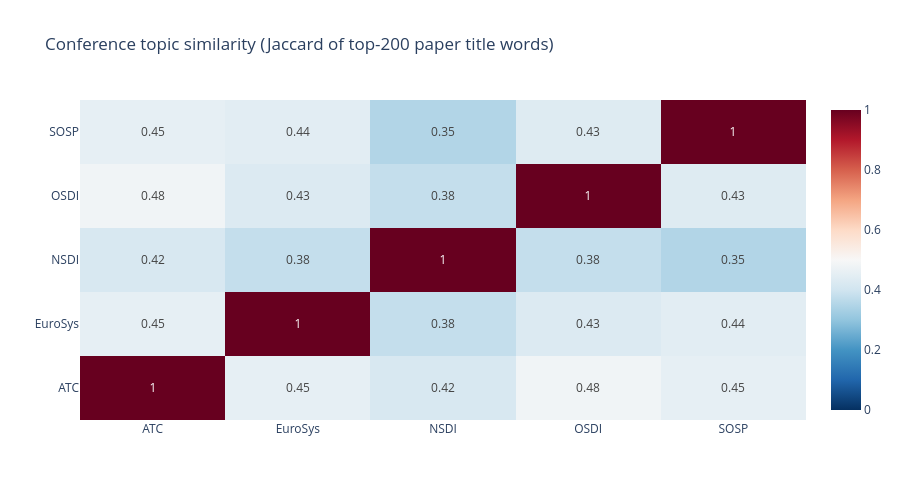

Notebook code for this chart:
### Markdown cell above
## 5 · Conference topic-overlap

### Code cell
sim = conference_similarity(editions)
confs = sim.index.tolist()

fig = go.Figure(go.Heatmap(
    z=sim.values,
    x=confs,
    y=confs,
    colorscale="RdBu",
    reversescale=True,
    zmin=0, zmax=1,
    text=np.round(sim.values, 2),
    texttemplate="%{text}",
    hovertemplate="%{y} vs %{x}: %{z:.3f}<extra></extra>",
))
fig.update_layout(
    title="Conference topic similarity (Jaccard of top-200 paper title words)",
    height=500,
)
fig.show()

### Figure 1 — Plotly figure (JSON) as saved in the notebook; plotly's stock layout.template omitted (floating-point values rounded to 4 significant figures)
{"data": [{"colorscale": [[0, "rgb(103,0,31)"], [0.1, "rgb(178,24,43)"], [0.2, "rgb(214,96,77)"], [0.3, "rgb(244,165,130)"], [0.4, "rgb(253,219,199)"], [0.5, "rgb(247,247,247)"], [0.6, "rgb(209,229,240)"], [0.7, "rgb(146,197,222)"], [0.8, "rgb(67,147,195)"], [0.9, "rgb(33,102,172)"], [1, "rgb(5,48,97)"]], "hovertemplate": "%{y} vs %{x}: %{z:.3f}<extra></extra>", "reversescale": true, "text": [[1.0, 0.45, 0.42, 0.48, 0.45], [0.45, 1.0, 0.38, 0.43, 0.44], [0.42, 0.38, 1.0, 0.38, 0.35], [0.48, 0.43, 0.38, 1.0, 0.43], [0.45, 0.44, 0.35, 0.43, 1.0]], "texttemplate": "%{text}", "type": "heatmap", "x": ["ATC", "EuroSys", "NSDI", "OSDI", "SOSP"], "y": ["ATC", "EuroSys", "NSDI", "OSDI", "SOSP"], "z": [[1.0, 0.4545, 0.4184, 0.4815, 0.4545], [0.4545, 1.0, 0.3793, 0.4286, 0.444], [0.4184, 0.3793, 1.0, 0.3793, 0.3514], [0.4815, 0.4286, 0.3793, 1.0, 0.4337], [0.4545, 0.444, 0.3514, 0.4337, 1.0]], "zmax": 1, "zmin": 0}], "layout": {"height": 500, "title": {"text": "Conference topic similarity (Jaccard of top-200 paper title words)"}}}
